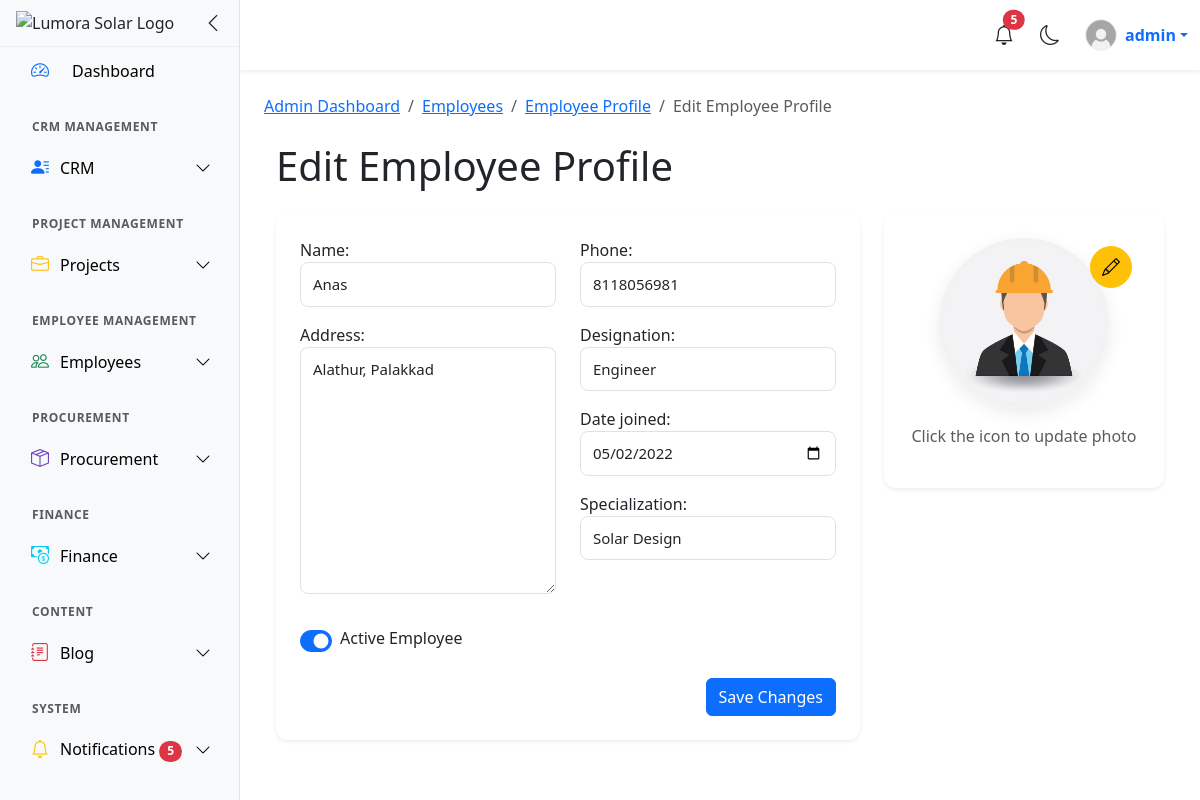
The app's page /users/edit-emp/7/ (signed in) with its own data.
### users/models.py (models this page shows, shortened)
class CustomUser(AbstractUser):
    username = models.CharField(max_length=20, unique=True)
    email = models.EmailField(unique=True)
    ROLE_CHOICES = (
        ('admin', 'Admin'),
        ('engineer', 'Engineer'),
        ('accountant', 'Accountant'),
        ('sales','Sales'),
        ('staff', 'Staff'),
    )
    role = models.CharField(max_length=10, choices=ROLE_CHOICES, default='staff')
    must_change_password = models.BooleanField(default=False)

class Employee(models.Model):
    user = models.OneToOneField(CustomUser, on_delete=models.CASCADE, related_name="employee")
    profile_pic = models.ImageField(upload_to='employees', blank=True, null=True)
    name = models.CharField(max_length=50,null=True,blank=True)
    phone = models.CharField(max_length=15,null=True,blank=True)
    address = models.TextField(blank=True,null=True)
    designation = models.CharField(max_length=50,null=True,blank=True)
    date_joined = models.DateField(null=True)
    is_active = models.BooleanField(default=True)
    specialization = models.CharField(max_length=100, blank=True,null=True)       # For engineers
    access_level = models.CharField(max_length=20, blank=True,null=True)          # For accountants
    supervisor = models.ForeignKey(
        CustomUser, on_delete=models.SET_NULL, null=True, blank=True,
        limit_choices_to={'role__in': ['admin','engineer']},
        related_name='supervised_staff'
    )  # For staff

### users/views.py (the view)
# urls.py: path('edit-emp/<int:emp_id>/',edit_employee,name='editemp'),
@login_required(login_url='/users/login')
def edit_employee(request, emp_id):
    emp = get_object_or_404(Employee, id=emp_id)
    if request.method == "POST":
        form = EmployeeForm(request.POST, request.FILES, instance=emp)
        if form.is_valid():
            employee = form.save(commit=False)
            if 'profile_pic' in request.FILES:
                employee.profile_pic = request.FILES['profile_pic']
            employee.save()
            return redirect('viewemp', emp.id)
    else:
        form = EmployeeForm(instance=emp)
    context = {
        'form': form,
        'employee': emp
    }
    return render(request,'dashboard/admin/edit_emp.html', context)

### users/context_processors.py (called while the page is built)
def notifications_processor(request):
    if request.user.is_authenticated:
        notifications = Notification.objects.filter(recipient=request.user).order_by('-created_at')[:10]
        unread_count = Notification.objects.filter(recipient=request.user,is_read=False).count()
    else:
        notifications = []
        unread_count = 0
    return {
        'notifications': notifications,
        'unread_count': unread_count,
    }

### templates/dashboard/admin/edit_emp.html (shortened to what this page needs)
{% extends 'dashboard/dashboard.html' %}
{% load static %}
{% block link %}
<link rel="stylesheet" href="{% static 'css/dashboard/admin/edit_emp.css' %}">
{% endblock %}
{% block content %}
<nav aria-label="breadcrumb">
  <ol class="breadcrumb mb-0">
    <li class="breadcrumb-item"><a href="{% url 'admin' %}">Admin Dashboard</a></li>
    <li class="breadcrumb-item"><a href="{% url 'emplist' %}">Employees</a></li>
    <li class="breadcrumb-item"><a href="{% url 'viewemp' employee.id %}">Employee Profile</a></li>
    <li class="breadcrumb-item active">Edit Employee Profile</li>
  </ol>
</nav>
<div class="container mt-4">
    <h1 class="mb-4">Edit Employee Profile</h1>
    <form method="POST" enctype="multipart/form-data">
        <div class="row g-4">
            <div class="col-lg-8">
                <div class="card shadow-sm p-4">
                    <div class="row">
                        <div class="col-md-6 mb-3">
                            {{ form.name.label_tag }}
                            {{ form.name }}
                        </div>
                        <div class="col-md-6 mb-3">
                            {{ form.phone.label_tag }}
                            {{ form.phone }}
                        </div>
                    </div>
                    <div class="row">
                        <div class="col-md-6 mb-3">
                            {{ form.address.label_tag }}
                            {{ form.address }}
                        </div>
                        <div class="col-md-6">
                            <div class="mb-3">
                                {{ form.designation.label_tag }}
                                {{ form.designation }}
                            </div>
                            <div class="mb-3">
                                {{ form.date_joined.label_tag }}
                                {{ form.date_joined }}
                            </div>
                            {% if form.specialization %}
                            <div class="mb-3">
                                {{ form.specialization.label_tag }}
                                {{ form.specialization }}
                            </div>
                            {% endif %}
                        </div>
                    </div>
                    <div class="form-check form-switch mt-3">
                        {{ form.is_active }}
                        <label class="form-check-label" for="id_is_active">
                            Active Employee
                        </label>
                    </div>
                    <div class="mt-4 text-end">
                        <button type="submit" class="btn btn-primary">Save Changes</button>
                    </div>
                </div>
            </div>
            <div class="col-lg-4">
                <div class="card shadow-sm p-4 text-center">
                    <div class="profile-pic-wrapper position-relative">
                        {% if employee.profile_pic %}
                            <img src="{{ employee.profile_pic.url }}"
                                 id="profilePreview"
                                 class="profile-img"
                                 alt="{{ employee.name|default:'Employee Profile' }}">
                        {% else %}
                            <img src="{% static 'images/profile.avif' %}"
                                 id="profilePreview"
                                 class="profile-img"
                                 alt="Default Profile">
                        {% endif %}
                        <label for="id_profile_pic"
                               class="edit-icon btn btn-warning d-flex align-items-center justify-content-center position-absolute top-0 end-0 m-2">
                            <i class="bi bi-pencil"></i>
                        </label>
                    </div>
                    <p class="text-muted mt-3">
                        Click the icon to update photo
                    </p>
                </div>
            </div>
        </div>
    </form>
</div>
{% endblock %}

### templates/include/topnavbar.html (shortened to what this page needs)
{% load static %}
<nav class="navbar navbar-expand-lg bg-body shadow-sm sticky-top">
    <div class="container-fluid">
        <div class="ms-auto d-flex align-items-center">
            <div class="dropdown me-3">
                <button class="btn btn-link position-relative p-0 text-body"
                        data-bs-toggle="dropdown" aria-expanded="false">
                    <i class="bi bi-bell fs-5"></i>
                    {% if unread_count > 0 %}
                    <span id="notif-count"
                        class="position-absolute top-0 start-100 translate-middle badge rounded-pill bg-danger">
                        {{ unread_count }}
                    </span>
                    {% else %}
                    <span id="notif-count"
                        class="position-absolute top-0 start-100 translate-middle badge rounded-pill bg-danger"
                        style="display:none;">
                    </span>
                    {% endif %}
                </button>
            </div>
            <button id="themeToggle" class="btn btn-link px-2 me-3 text-body">
                <i id="themeIcon" class="bi bi-moon fs-5"></i>
            </button>
            <div class="dropdown">
                <a class="dropdown-toggle text-decoration-none d-flex align-items-center"
                   href="#" data-bs-toggle="dropdown">
                    {% if request.user.profile_photo %}
                        <img src="{{ request.user.profile_photo.url }}"
                             class="rounded-circle me-2"
                             style="width:32px;height:32px;object-fit:cover;">
                    {% else %}
                        <img src="{% static 'images/profile.avif' %}"
                             class="rounded-circle me-2"
                             style="width:32px;height:32px;object-fit:cover;">
                    {% endif %}
                    <span class="fw-semibold">{{ request.user.username }}</span>
                </a>
            </div>
        </div>
    </div>
</nav>

### static/css/dashboard/dashboard.css (style rules this page uses)
html, body { height:100%; margin:0; overflow-x:hidden; }
.navbar { height:70px; position:sticky; top:0; z-index:1000; }

### static/css/dashboard/admin/edit_emp.css (style rules this page uses)
.card { border-radius: 12px; border: none; }
.form-control { border-radius: 8px; padding: 10px 12px; font-size: 15px; }
textarea.form-control { min-height: 160px; }
.profile-img { width: 170px; height: 170px; border-radius: 50%; object-fit: cover; border: 6px solid #f2f2f2; box-shadow: 0 6px 18px rgba(0,0,0,0.08); transition: 0.3s ease; }
.profile-pic-wrapper { position: relative; display: inline-block; }
.edit-icon { position: absolute; bottom: 5px; right: 5px; width: 42px; height: 42px; border-radius: 50%; font-size: 18px; }
.form-check-input { width: 45px; height: 22px; }

### records on screen
CustomUser: user.username "admin"
Employee: name "Anas", phone "8118056981", address "Alathur, Palakkad", designation "Engineer", date_joined "05/02/2022", specialization "Solar Design", is_active "☑", profile_pic (picture)

### other values on screen
{{ unread_count }} "5"
